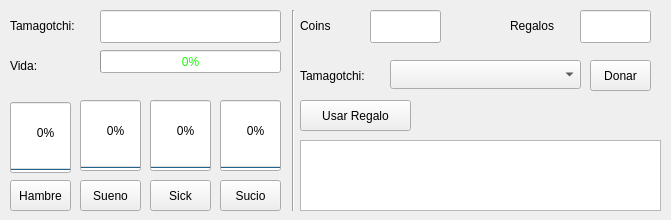
<?xml version="1.0" encoding="UTF-8"?>
<ui version="4.0">
 <class>Cuidar</class>
 <widget class="QWidget" name="Cuidar">
  <property name="geometry">
   <rect>
    <x>0</x>
    <y>0</y>
    <width>671</width>
    <height>220</height>
   </rect>
  </property>
  <property name="windowTitle">
   <string>Form</string>
  </property>
  <widget class="QProgressBar" name="enfermo">
   <property name="geometry">
    <rect>
     <x>150</x>
     <y>100</y>
     <width>61</width>
     <height>71</height>
    </rect>
   </property>
   <property name="value">
    <number>0</number>
   </property>
   <property name="textVisible">
    <bool>true</bool>
   </property>
   <property name="orientation">
    <enum>Qt::Vertical</enum>
   </property>
  </widget>
  <widget class="QProgressBar" name="hambre">
   <property name="geometry">
    <rect>
     <x>10</x>
     <y>102</y>
     <width>61</width>
     <height>71</height>
    </rect>
   </property>
   <property name="value">
    <number>0</number>
   </property>
   <property name="textVisible">
    <bool>true</bool>
   </property>
   <property name="orientation">
    <enum>Qt::Vertical</enum>
   </property>
  </widget>
  <widget class="QLabel" name="label_2">
   <property name="geometry">
    <rect>
     <x>10</x>
     <y>50</y>
     <width>91</width>
     <height>31</height>
    </rect>
   </property>
   <property name="text">
    <string>Vida: </string>
   </property>
  </widget>
  <widget class="QProgressBar" name="sueno">
   <property name="geometry">
    <rect>
     <x>80</x>
     <y>100</y>
     <width>61</width>
     <height>71</height>
    </rect>
   </property>
   <property name="value">
    <number>0</number>
   </property>
   <property name="textVisible">
    <bool>true</bool>
   </property>
   <property name="orientation">
    <enum>Qt::Vertical</enum>
   </property>
  </widget>
  <widget class="QProgressBar" name="sucio">
   <property name="geometry">
    <rect>
     <x>220</x>
     <y>100</y>
     <width>61</width>
     <height>71</height>
    </rect>
   </property>
   <property name="value">
    <number>0</number>
   </property>
   <property name="textVisible">
    <bool>true</bool>
   </property>
   <property name="orientation">
    <enum>Qt::Vertical</enum>
   </property>
   <property name="textDirection">
    <enum>QProgressBar::TopToBottom</enum>
   </property>
  </widget>
  <widget class="QLabel" name="label">
   <property name="geometry">
    <rect>
     <x>10</x>
     <y>10</y>
     <width>91</width>
     <height>31</height>
    </rect>
   </property>
   <property name="text">
    <string>Tamagotchi:</string>
   </property>
  </widget>
  <widget class="QProgressBar" name="vida">
   <property name="geometry">
    <rect>
     <x>100</x>
     <y>50</y>
     <width>181</width>
     <height>23</height>
    </rect>
   </property>
   <property name="styleSheet">
    <string notr="true">color: rgb(18, 255, 0);</string>
   </property>
   <property name="value">
    <number>0</number>
   </property>
   <property name="textVisible">
    <bool>true</bool>
   </property>
   <property name="orientation">
    <enum>Qt::Horizontal</enum>
   </property>
   <property name="invertedAppearance">
    <bool>false</bool>
   </property>
  </widget>
  <widget class="QLineEdit" name="txtnombre">
   <property name="geometry">
    <rect>
     <x>100</x>
     <y>10</y>
     <width>181</width>
     <height>33</height>
    </rect>
   </property>
   <property name="readOnly">
    <bool>true</bool>
   </property>
  </widget>
  <widget class="QPushButton" name="pushButton">
   <property name="geometry">
    <rect>
     <x>10</x>
     <y>180</y>
     <width>61</width>
     <height>31</height>
    </rect>
   </property>
   <property name="text">
    <string>Hambre</string>
   </property>
  </widget>
  <widget class="QPushButton" name="pushButton_2">
   <property name="geometry">
    <rect>
     <x>80</x>
     <y>180</y>
     <width>61</width>
     <height>31</height>
    </rect>
   </property>
   <property name="text">
    <string>Sueno</string>
   </property>
  </widget>
  <widget class="QPushButton" name="pushButton_3">
   <property name="geometry">
    <rect>
     <x>150</x>
     <y>180</y>
     <width>61</width>
     <height>31</height>
    </rect>
   </property>
   <property name="text">
    <string>Sick</string>
   </property>
  </widget>
  <widget class="QPushButton" name="pushButton_4">
   <property name="geometry">
    <rect>
     <x>220</x>
     <y>180</y>
     <width>61</width>
     <height>31</height>
    </rect>
   </property>
   <property name="text">
    <string>Sucio</string>
   </property>
  </widget>
  <widget class="Line" name="line">
   <property name="geometry">
    <rect>
     <x>283</x>
     <y>10</y>
     <width>20</width>
     <height>201</height>
    </rect>
   </property>
   <property name="orientation">
    <enum>Qt::Vertical</enum>
   </property>
  </widget>
  <widget class="QLabel" name="label_3">
   <property name="geometry">
    <rect>
     <x>300</x>
     <y>10</y>
     <width>61</width>
     <height>31</height>
    </rect>
   </property>
   <property name="text">
    <string>Coins</string>
   </property>
  </widget>
  <widget class="QLineEdit" name="txtcoins">
   <property name="geometry">
    <rect>
     <x>370</x>
     <y>10</y>
     <width>71</width>
     <height>33</height>
    </rect>
   </property>
   <property name="readOnly">
    <bool>true</bool>
   </property>
  </widget>
  <widget class="QLabel" name="label_4">
   <property name="geometry">
    <rect>
     <x>510</x>
     <y>10</y>
     <width>61</width>
     <height>31</height>
    </rect>
   </property>
   <property name="text">
    <string>Regalos</string>
   </property>
  </widget>
  <widget class="QLineEdit" name="txtregalos">
   <property name="geometry">
    <rect>
     <x>580</x>
     <y>10</y>
     <width>71</width>
     <height>33</height>
    </rect>
   </property>
   <property name="readOnly">
    <bool>true</bool>
   </property>
  </widget>
  <widget class="QPushButton" name="pushButton_5">
   <property name="geometry">
    <rect>
     <x>590</x>
     <y>60</y>
     <width>61</width>
     <height>31</height>
    </rect>
   </property>
   <property name="text">
    <string>Donar</string>
   </property>
  </widget>
  <widget class="QComboBox" name="cmbanimales">
   <property name="geometry">
    <rect>
     <x>390</x>
     <y>60</y>
     <width>191</width>
     <height>29</height>
    </rect>
   </property>
  </widget>
  <widget class="QLabel" name="label_5">
   <property name="geometry">
    <rect>
     <x>300</x>
     <y>60</y>
     <width>91</width>
     <height>31</height>
    </rect>
   </property>
   <property name="text">
    <string>Tamagotchi:</string>
   </property>
  </widget>
  <widget class="QPushButton" name="pushButton_6">
   <property name="geometry">
    <rect>
     <x>300</x>
     <y>100</y>
     <width>111</width>
     <height>31</height>
    </rect>
   </property>
   <property name="text">
    <string>Usar Regalo</string>
   </property>
  </widget>
  <widget class="QTextEdit" name="txtstate">
   <property name="geometry">
    <rect>
     <x>300</x>
     <y>140</y>
     <width>361</width>
     <height>71</height>
    </rect>
   </property>
   <property name="readOnly">
    <bool>true</bool>
   </property>
  </widget>
 </widget>
 <resources/>
 <connections/>
</ui>
